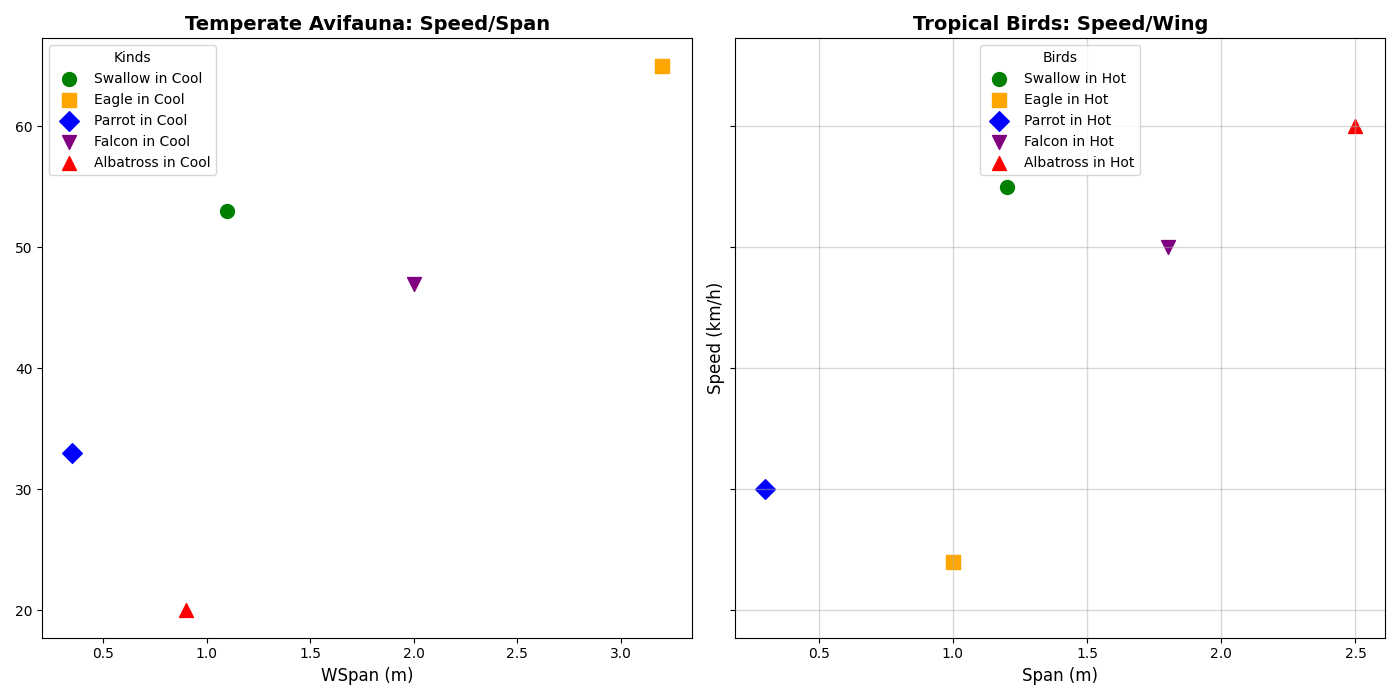

The script that drew this image:
import matplotlib.pyplot as plt
import numpy as np

species = ['Swallow', 'Eagle', 'Parrot', 'Falcon', 'Albatross']

# Shuffled data within the groups while preserving the structure
wing_spans_tropical = [1.2, 1.0, 0.3, 1.8, 2.5]  # shuffled
wing_spans_temperate = [1.1, 3.2, 0.35, 2.0, 0.9]  # shuffled
flying_speeds_tropical = [55, 24, 30, 50, 60]  # shuffled
flying_speeds_temperate = [53, 65, 33, 47, 20]  # shuffled

colors = ['green', 'orange', 'blue', 'purple', 'red']
markers = ['o', 's', 'D', 'v', '^']

fig, axs = plt.subplots(1, 2, figsize=(14, 7), sharey=True)

axj = axs[0]
for i, sp in enumerate(species):
    axj.scatter(wing_spans_temperate[i], flying_speeds_temperate[i], 
                color=colors[i], label=f'{sp} in Cool', s=100, marker=markers[i])

axj.set_title('Temperate Avifauna: Speed/Span', fontsize=14, fontweight='bold')
axj.set_xlabel('WSpan (m)', fontsize=12)
axj.legend(title='Kinds', loc='upper left', fontsize=10, frameon=True)
axj.grid(False)

axi = axs[1]
for i, sp in enumerate(species):
    axi.scatter(wing_spans_tropical[i], flying_speeds_tropical[i], 
                color=colors[i], label=f'{sp} in Hot', s=100, marker=markers[i])

axi.set_title('Tropical Birds: Speed/Wing', fontsize=14, fontweight='bold')
axi.set_xlabel('Span (m)', fontsize=12)
axi.set_ylabel('Speed (km/h)', fontsize=12)
axi.legend(title='Birds', loc='upper center', fontsize=10, frameon=True)
axi.grid(True, linestyle='-', linewidth=1, alpha=0.5)

plt.tight_layout()
plt.show()
